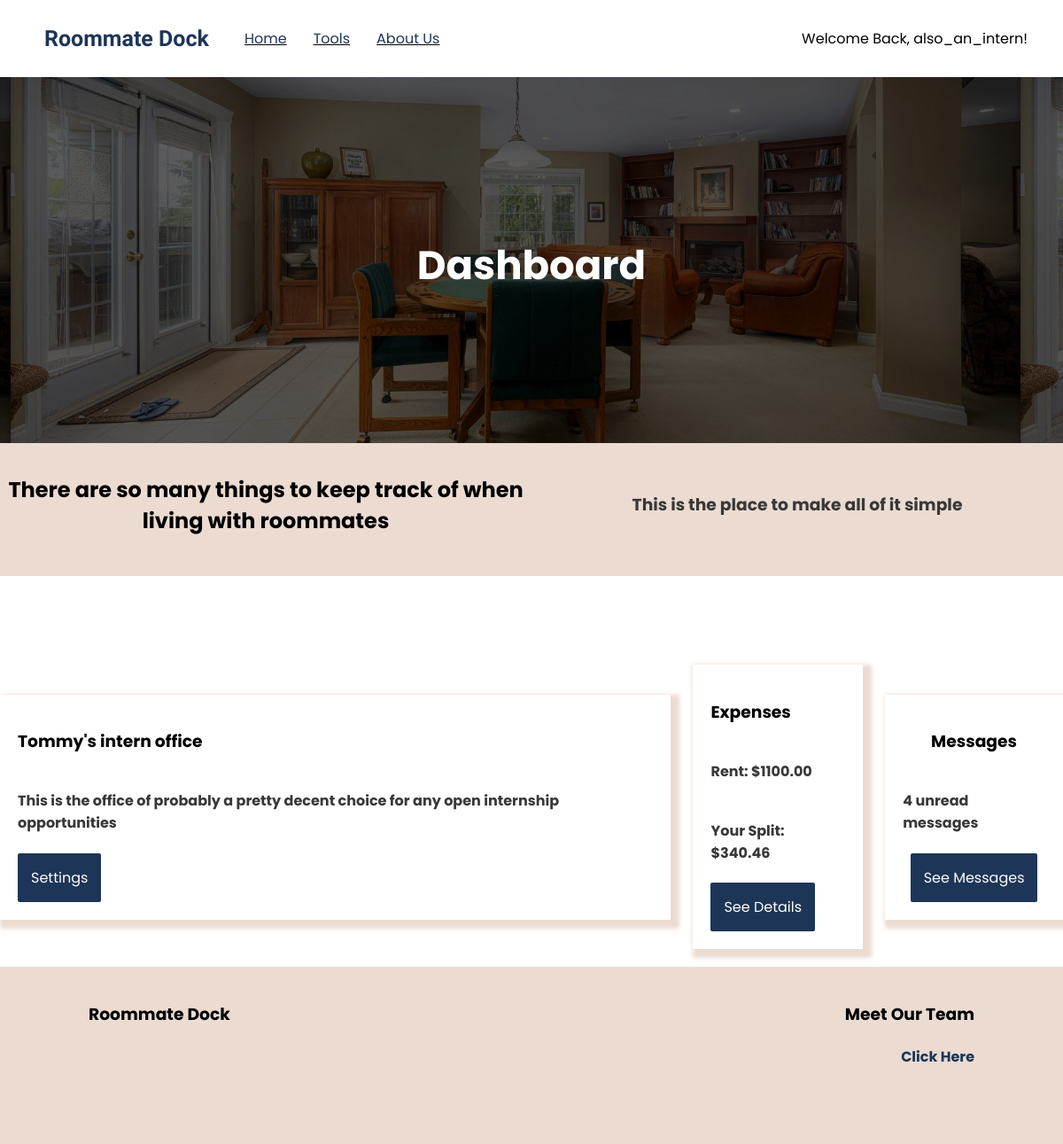
/rentsplit/ (signed in), run on the app's committed database.
### rentsplit/models.py (models this page shows, shortened)
class ProfileAuth(models.Model):
    name = models.CharField(max_length=64, unique=True)
    rent = models.IntegerField(default=0)
    users = models.ManyToManyField(User, related_name='profile')
    description = models.CharField(max_length=120, null=True)

### rentsplit/views.py (the view)
# urls.py: path('', views.index, name='index'),
@login_required(login_url = 'users:login')
def index(request):
    try:
        user = request.user
        profile = ProfileAuth.objects.get(users=user)
        user_profiles = user.profile.all()
        calculated_rents, owed_user = results(profile)
        all_mes = Message.objects.filter(profile=profile)
        unread_count = all_mes.exclude(users_read=user).count()
        return render(request, 'rentsplit/index.html', {
            'user_profiles': user_profiles,
            'calculated_rents': calculated_rents,
            'all_mes': all_mes,
            'unread_count': unread_count
        })
    except:
        user_profiles = None
        calculated_rents = None
        all_mes = None
        unread_count = None
        return render(request, 'rentsplit/index.html', {
            'user_profiles': user_profiles,
            'calculated_rents': calculated_rents,
            'all_mes': all_mes,
            'unread_count': unread_count
        })

### rentsplit/templates/rentsplit/index.html (shortened to what this page needs)
{% extends 'dock/layout-landing.html' %}
{% block head %}
{% load static %}
{% endblock head %}
{% block body %}
<div class="content-wrapper app-banner background-image-divider-main center">
    <h1 class='padding-top white-text main-text big-text'>Dashboard</h1>
</div>
<div class="banner next-to-eachother padding-top-small padding-bottom-small center">
    <div class="half-div center">
        <h2 class='main-text' style='text-align:center;'>There are so many things to keep track of when living with roommates</h2>
    </div>
    <div class="half-div center">
        <h3 class='sub-text'>This is the place to make all of it simple</h3>
    </div>
</div>
    <div class="content-wrapper center mobile-fit-content">
        <div>
            <div class='next-to-eachother center'>
                {% if request.user.profile.all %}
                    {% for profile in user_profiles %}
                    <div class="big-card margin-top margin-bottom stack-divs mobile-width margin-right">
                        <h3 class='main-text'>{{profile.name}}</h3>
                        <h4 class='sub-text'>{{profile.description}}</h4>
                        <a href="{% url 'rentsplit:profile-settings' profile.name%}" class='main-button'>Settings</a>
                    </div>
                    <div class="big-card margin-top margin-bottom stack-divs mobile-width margin-right">
                        <h3 class='main-text'>Expenses</h3>
                        {% if profile.rent == 0 %}
                            <h4 class='sub-text'>Update this month's rent</h4>
                        {% else %}
                            <h4 class='sub-text'>Rent: ${{profile.rent|floatformat:2}}</h4>
                        {% endif %}
                        {% if calculated_rents %}
                            {% for calckey, value in calculated_rents.items %}
                                    {% if calckey == request.user.username %}
                                        <h4 class='sub-text'>Your Split: ${{value|floatformat:2}}</h4>
                                    {% endif %}
                            {% endfor %}
                        {% endif %}
                        <a href="{% url 'rentsplit:user-profile' profile.name %}" class='main-button'>See Details</a>
                    </div>
                    {% endfor %}
                        <div class="big-card stack-divs mobile-width margin-top margin-bottom center">
                            <h3 class='main-text'>Messages</h3>
                            <h4 class='sub-text'>{{unread_count}} unread messages</h4>
                            <a href="{% url 'messageboard:index' request.user.profile.get.name%}" class='main-button'>See Messages</a>
                        </div>
                {% endif %}
            </div>
        </div>
    </div>
    {% endblock %}

### dock/templates/dock/layout-landing.html (shortened to what this page needs)
<!DOCTYPE html>
<html lang="en">
<head>
    {% load static %}
    {% load compress %}
    <link rel="stylesheet" href="{% static 'css/styles.css' %}">
</head>
<body>
    <div class="nav-container">
        <div class="nav-contents">
            <div class="left-in-div">
                <a href="{% url 'index' %}"><h3 class='nav-brand padding-left-med'>Roommate Dock</h3></a>
            </div>
            <div class="nav-options-container">
                <ul class='nav-options'>
                    <li class='nav-option'><a href="{% url 'index' %}">Home</a></li>
                    <div class='tools-menu'>
                        <li class='nav-option hover-dropdown' id='hover-tools-dropdownid'><a href="{% url 'options' %}">Tools</a></li>
                        </div>
                        <li class='nav-option'><a href="http://tommy-pham.netlify.app/">About Us</a></li>
                    </ul>
            </div>
            {% if user.is_authenticated %}
            <div class="right-in-div nav-profile">
                <a href"#" class='hover-dropdown' id='hover-profile-dropdownid'>Welcome Back, {{ request.user }}!</a>
            </div>
                {% endif %}
            </div>
        </div>
    {% block body %}
    {% endblock body %}
    <footer class='footer banner'>
        <div class="padding-footer row">
            <div class="half-div">
                <h3 class='main-text text-align-start'>Roommate Dock</h3>
            </div>
            <div class="half-div">
                <h3 class='main-text text-align-end'>Meet Our Team</h3>
                <h4 class='sub-text text-align-end link'><a href="http://tommy-pham.netlify.app/" target='blank'>Click Here</a></h4>
            </div>
        </div>
    </footer>
</body>
</html>

### static/css/styles.css (style rules this page uses)
body { padding: 0; margin: 0; }
html { padding: 0; margin: 0; }
a:link { color: #1d3557; text-decoration: none; }
.link { transition: 0.3s; cursor: pointer; color: #1d3557; }
.main-text { font-family: Poppins; margin-left: 0; margin-right: 0; }
.big-text { font-size: 45px !important; }
.sub-text { font-family: Poppins; color: rgb(56, 56, 56); }
.white-text { color: white; }
.margin-bottom { margin-bottom: 20px; }
.margin-right { margin-right: 25px; }
.margin-top { margin-top: 50px; }
.main-button { background-color: #1d3557; color: white !important; padding: 15px; font-family: Poppins; width: fit-content; border-radius: 2px; transition: 0.3s; border: none; cursor: pointer; }
.big-card { padding: 20px; box-shadow: 5px 5px 5px 5px rgb(235, 219, 209); width: fit-content; }
.nav-container { height: 57px; display: flex; justify-content: center; width: 100%; position: fixed; top: 0; background-color: white; font-family: Poppins; padding-top: 15px; padding-bottom: 15px; z-index: 1; transition: 0.4s; }
.nav-brand { font-family: "Secular One"; font-size: 25px; margin-top: 0; margin-bottom: 0; color: #1d3557; transition: 0.5s; }
.nav-contents { display: flex; flex-direction: row; align-items: center; width: 100%; }
.nav-options { display: flex; flex-direction: row; list-style: none; }
.nav-option { margin-right: 30px; text-decoration: underline; transition: 0.4s; }
.right-in-div { display: flex; margin-left: auto; margin-right: 40px; }
.nav-profile { display: flex; flex-direction: column; position: relative; }
#hover-profile-dropdownid { transition: 0.4s; z-index: 1; }
.next-to-eachother { display: flex; flex-direction: row; align-items: center; justify-content: space-evenly; }
.tools-menu { position: relative; }
.padding-top { padding-top: 100px; }
.padding-top-small { padding-top: 25px; }
.padding-bottom-small { padding-bottom: 25px; }
.padding-top-small { padding-top: 15px; }
.banner { background-color: rgb(235, 219, 209); }
.row { display: flex; flex-direction: row; }
.padding-footer { padding-top: 20px; padding-left: 100px; padding-right: 100px; }
.text-align-start { text-align: start; }
.text-align-end { text-align: end; }
.footer { height: 200px; }
.stack-divs { display: flex; flex-direction: column; }
.padding-left-med { padding-left: 50px; }
.half-div { width: 50%; }
.big-text { margin: 0; }
.background-image-divider-main { background-image: url("../media/rent-divider.jpeg"); height: 500px; background-position: 20% 50%; background-size: 95%; }
.center { display: flex; justify-content: center; align-items: center; }

### data on the page
ProfileAuth: name "Tommy's intern office", description "This is the office of probably a pretty decent choice for any open internship opportunities", rent "1100.00", calculated_rents "340.46"

### other printed values
{{ request.user }} "also_an_intern"
{{ unread_count }} "4"
